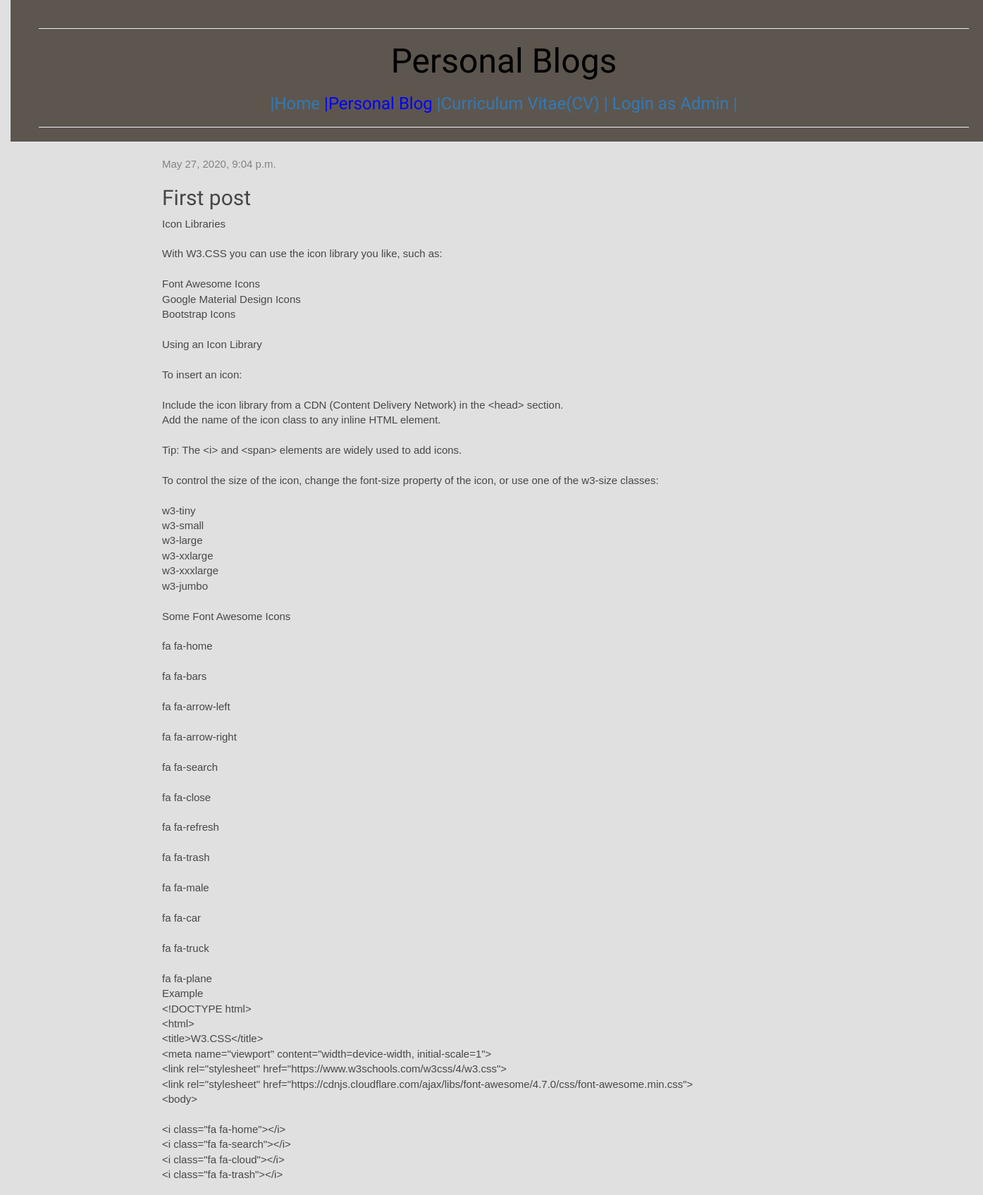
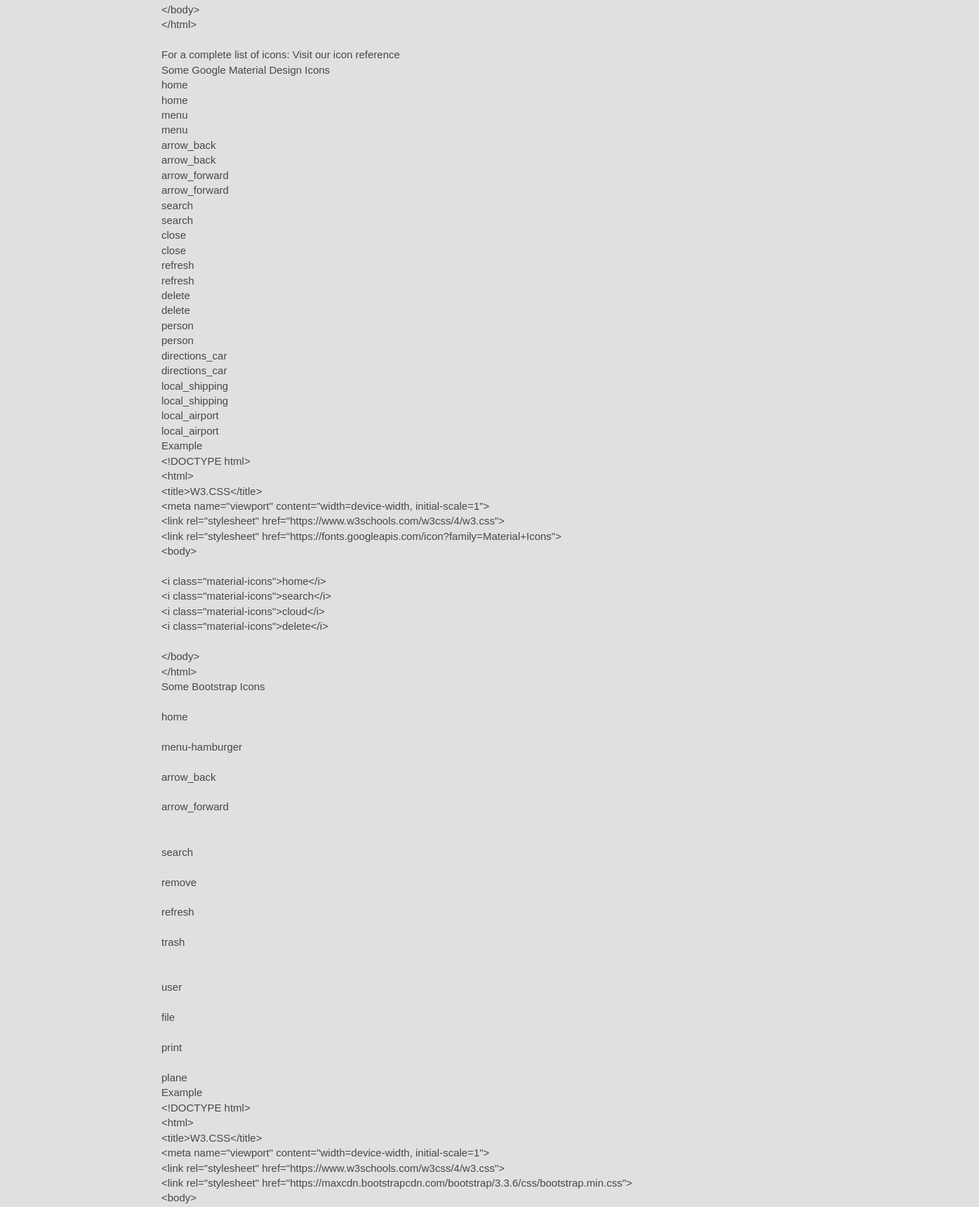
Page /blog/post/1/ (upper part) on the committed database (2 pictures, top to bottom).
### blog/models.py (models this page shows, shortened)
class Post(models.Model):
    author = models.ForeignKey(settings.AUTH_USER_MODEL, on_delete=models.CASCADE)
    title = models.CharField(max_length=200)
    text = models.TextField()
    created_date = models.DateTimeField(default=timezone.now)
    published_date = models.DateTimeField(blank=True, null=True)

### blog/views.py (the view)
# urls.py: path('post/<int:pk>/', views.post_detail, name='post_detail'),
def post_detail(request, pk):
    post = get_object_or_404(Post, pk=pk)
    return render(request, 'blog/post_detail.html', {'post': post})

### blog/templates/blog/post_detail.html (shortened to what this page needs)
{% extends 'blog/base.html' %}
{% block content %}
    <div class="post">
        {% if post.published_date %}
            <div class="date">
                {{ post.published_date }}
            </div>
        {% else %}
            <a class="btn btn-default" href="{% url 'post_publish' pk=post.pk %}">Publish</a>
        {% endif %}
        <h2>{{ post.title }}</h2>
        <p>{{ post.text|linebreaksbr }}</p>
    </div>
{% endblock %}

### blog/static/css/blog.css (style rules this page uses)
h1, h2, h3, h4 { font-family: 'Lobster', cursive; }
.date { color: #828282; }
.post { margin-bottom: 70px; }
body { padding-left: 15px; background-color: #E0E0E0; font-family: "Trebuchet MS", Helvetica, sans-serif; font-size: 1.50em; text-align: justify; color: #474747; }

### rows in the picture
Post: published_date "May 27, 2020, 9:04 p.m.", title "First post", text "Icon Libraries With W3.CSS you can use the icon library you like, such as: Font Awesome Icons Google Material Design Icons Bootstrap Icons Using an Icon Library To insert an icon: Include the icon library from a CDN (Content Delivery Network) in the <head> section. Add the name of the icon class to any inline HTML element. Tip: The <i> and <span> elements are widely used to add icons. To control the size of the icon, change the font-size property of the icon, or use one of the w3-size classes: w3-tiny w3-small w3-large w3-xxlarge w3-xxxlarge w3-jumbo Some Font Awesome Icons fa fa-home fa fa-bars fa fa-arrow-left fa fa-arrow-right fa fa-search fa fa-close fa fa-refresh fa fa-trash fa fa-male…"
